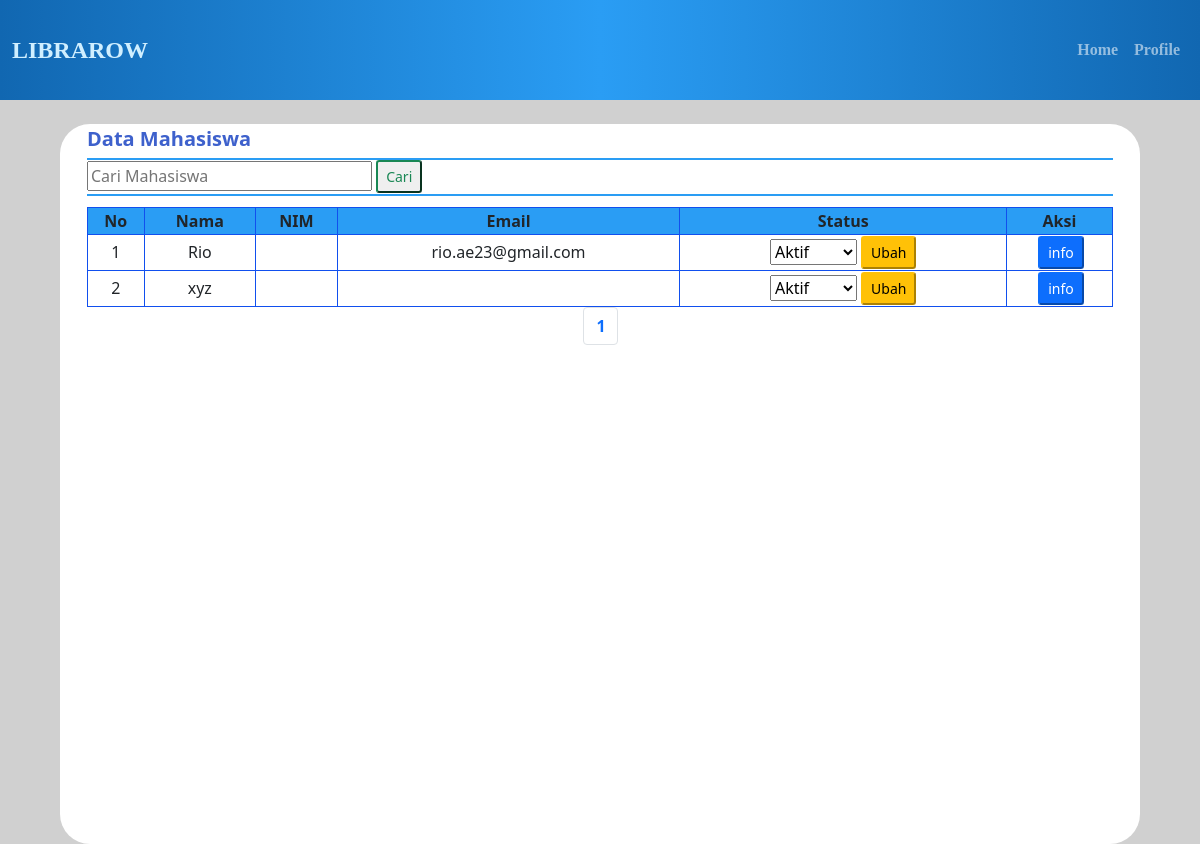
The app's page /data_mahasiswa.php (signed in) with its own data.
### tables this page shows
CREATE TABLE `user` (
  `id` int(11) NOT NULL,
  `username` varchar(20) NOT NULL,
  `password` varchar(50) NOT NULL,
  `nama` varchar(50) NOT NULL,
  `email` varchar(100) DEFAULT NULL,
  `nohp` varchar(15) DEFAULT NULL,
  `nim` varchar(10) DEFAULT NULL,
  `status` enum('aktif','suspend','inactive') NOT NULL,
  `foto` varchar(100) DEFAULT NULL
);

### functions.php (called while the page is built, shortened)
<?php
$conn = mysqli_connect('localhost','root','','librarow');
function query($query){
    global $conn;
    $result = mysqli_query($conn,$query);
    $row = [];
    while($dbs = mysqli_fetch_assoc($result)){
        $row[] = $dbs;
    }
    return $row;
}
?>

### data_mahasiswa.php (the view, shortened to what this page needs)
<?php
include 'functions.php';
$mahasiswa = query("SELECT * FROM user");
$dataLimitPerPage = 10;
$dataTotal = count($mahasiswa);
$pageTotal = ceil($dataTotal / $dataLimitPerPage);
$activePage = (isset($_GET['page'])) ? $_GET['page'] : 1;
$dataStart = ($dataLimitPerPage * $activePage) - $dataLimitPerPage;
if (isset($_POST['cari'])) {
    $keyword = $_POST['keyword'];
    $mahasiswa = query("SELECT * FROM user WHERE nama LIKE '%$keyword%' OR nim LIKE '%$keyword%' LIMIT $dataStart, $dataLimitPerPage");
} else {
    $mahasiswa = query("SELECT * FROM user LIMIT $dataStart, $dataLimitPerPage");
}
?>
<!DOCTYPE html>
<html lang="en">
<head>
    <link rel="stylesheet" href="bootstrap/css/bootstrap.min.css">
    <link rel="stylesheet" href="css/admin_page.css">
</head>
<body style="background-color: #D0D0D0;">
    <nav class="navbar sticky-top navbar-expand-sm navbar-dark" style="color: #D0EFFF;">
        <div class="container-fluid">
            <a class="navbar-brand" href="login.php">LIBRAROW</a>
            <div class="nav navbar-custom" id="navbarSupportedContent" style="color: #D0EFFF !important;">
                <ul class="navbar-nav ms-auto">
                    <li class="nav-item">
                        <a class="nav-link" href="admin_page.php">Home</a>
                    </li>
                    <li class="nav-item">
                        <a class="nav-link" href="profile_pustakawan.php">Profile</a>
                    </li>
                </ul>
            </div>
        </div>
    </nav>
    <div class="datacontainer">
        <div class="datatitle">Data Mahasiswa</div>
        <div class="datasearch">
            <form action="" method="post">
                <input type="text" name="keyword" id="keyword" size="25" autocomplete="off" placeholder="Cari Mahasiswa">
                <button class="btn-sm btn-outline-success" type="submit" name="cari">Cari</button>
            </form>
        </div>
        <table border="1px solid" width="95%" style="border-collapse: collapse; margin: auto;">
            <tr>
                <th>No</th>
                <th>Nama</th>
                <th>NIM</th>
                <th>Email</th>
                <th>Status</th>
                <th>Aksi</th>
            </tr>
            <?php $i = 1; ?>
            <?php foreach ($mahasiswa as $mhs) : ?>
                <tr>
                    <td><?= $i; ?></td>
                    <td><?= $mhs["nama"] ?></td>
                    <td><?= $mhs["nim"] ?></td>
                    <td><?= $mhs["email"] ?></td>
                    <td>
                        <form action="" method="POST">
                            <select name="status">
                                <option value="aktif" <?= $mhs["status"] === "aktif" ? "selected" : "" ?>>Aktif</option>
                            </select>
                            <button class="btn-sm btn-warning" type="submit" name="ubah">Ubah</button>
                        </form>
                    </td>
                    <td>
                        <a href="informasi_mhs.php?id=<?= $mhs['id'] ?>"><button class="btn-sm btn-primary">info</button>
                        </a>
                    </td>
                </tr>
                <?php $i++; ?>
            <?php endforeach; ?>
        </table>
        <nav aria-label="Page navigation example">
            <ul class="pagination justify-content-center">
                <?php for ($i = 1; $i <= $pageTotal; $i++) : ?>
                    <li class="page-item"><a class="page-link" href="?page=<?= $i; ?>"><?= $i ?></a></li>
                <?php endfor; ?>
            </ul>
        </nav>
    </div>
</body>
</html>

### css/admin_page.css (style rules this page uses)
.navbar { min-height: 100px; background-image: linear-gradient(to right, #1167b1, #2a9df4, #1167b1); }
.navbar-brand { text-align: left; font-weight: bold; font-size: 24px; font-family: Title !important; color: #d0efff !important; }
.navbar-brand, .navbar-custom { text-align: left; font-weight: bold; font-family: Title !important; color: #d0efff !important; }
.datacontainer { width: 90%; height: 90vh; background-color: white; margin: auto; margin-top: 2%; border-radius: 30px; }
.datacontainer .datatitle { width: 95%; height: 5%; margin-top: 2%; border-bottom: 2px solid #2a9df4; margin: auto; color: #3e61cc; font-size: 20px; font-weight: bold; }
.datacontainer .datasearch { width: 95%; height: 5%; border-bottom: 2px solid #2a9df4; margin: auto; margin-bottom: 1%; }
.datacontainer table, th, td { border: 1px solid #114fee; text-align: center; }
.datacontainer a { margin-left: 3%; font-size: 16px; font-weight: bold; text-decoration: none; }
.datacontainer th { background-color: #2a9df4; }

### records on screen
user: nama "Rio", email "rio.ae23@gmail.com", status "Aktif"
user: nama "xyz", status "Aktif"
